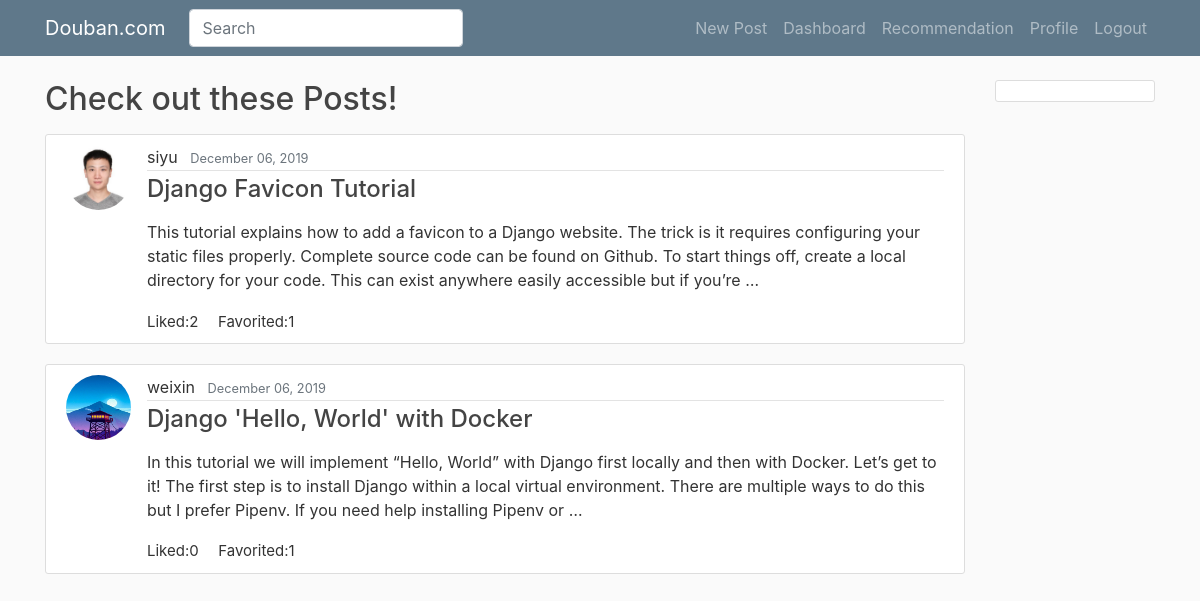
Screenshot of /recommendation/ (signed in) with the database file from the repository.
### douban/models.py (models this page shows, shortened)
class Post(models.Model):
    title = models.CharField(max_length=100)
    content = models.TextField()
    likes = models.ManyToManyField(User, related_name="Post_likes",blank=True)
    favorites = models.ManyToManyField(User, related_name="Post_favorites",blank=True)
    date_posted = models.DateTimeField(default=timezone.now)
    author = models.ForeignKey(User, on_delete=models.CASCADE)
    tags = TaggableManager(blank=True)

### users/models.py (models this page shows, shortened)
class Profile(models.Model):
    user = models.OneToOneField(User, on_delete=models.CASCADE)
    image = models.ImageField(default='default.jpg', upload_to = 'profile_pics')

### users/views.py (the view)
# urls.py: path('recommendation/', user_views.recommendation, name='recommendation'),
@login_required
def recommendation(request):
    username = request.user
    posts = Post.objects.all()
    original_user = User.objects.filter(username=username).first()
    user_set = User.objects.all()
    others = dict()
    for user in user_set:
        if user != original_user:
            others[user] = others.get(user, 0) + 1
            for post in posts:
                if post.likes.filter(username=user).exists() and post.likes.filter(username=original_user).exists():
                    others[user] += 1
                if post.favorites.filter(username=user).exists() and post.favorites.filter(username=original_user).exists():
                    others[user] += 2
    others_list = []
    others_list = sorted(others.items(), key=operator.itemgetter(1), reverse=True)
    similar_user = others_list[0][0]
    r_user = User.objects.filter(username=similar_user).first()
    list_of_post_ids = []
    for post in posts:
        if post.favorites.filter(username=similar_user).exists():
            if not post.favorites.filter(username=original_user).exists():
                list_of_post_ids.append(post.id)
    queryset = Post.objects.filter(id__in=list_of_post_ids)
    context = {
        'posts':queryset,
    }
    return render(request, 'users/recommendation.html', context)

### users/templates/users/recommendation.html (shortened to what this page needs)
{% extends "douban/base.html" %}
{% block content %}
	<h2 class="mb-3">{{ view.kwargs.username }} Check out these Posts!</h2>
	{% for post in posts %}
	<article class="media content-section">
			<img class="rounded-circle article-img" src="{{ post.author.profile.image.url }}">
			<div class="media-body">
			  <div class="article-metadata">
				<a class="mr-2">{{ post.author }}</a>
				<small class="text-muted">{{ post.date_posted|date:"F d, Y" }}</small>
			  </div>
			  <h4><a class="article-title" href="{% url 'post-detail' post.id %}">{{ post.title }}</a></h4>
			  <p class="article-content">{{ post.content|safe|truncatewords:"50"|linebreaks }}</p>
			  <div class="button_container">
				<div class="button">
				  <div id="like-section">
					  Liked:{{ post.likes.count }}
				  </div>
				</div>
				<div class="button">
				  <div id="like-section">
					  Favorited:{{ post.favorites.count }}
				  </div>
				</div>
			  </div>
			</div>
		  </article>
		{% endfor %}
{% endblock content %}

### douban/static/douban/main.css (style rules this page uses)
body { background: #fafafa; color: #333333; margin-top: 5rem; }
h1, h2, h3, h4, h5, h6 { color: #444444; }
.content-section { background: #ffffff; padding: 10px 20px; border: 1px solid #dddddd; border-radius: 3px; margin-bottom: 20px; }
.article-title { color: #444444; }
.article-content { white-space: pre-line; }
.article-img { height: 65px; width: 65px; margin-right: 16px; }
.article-metadata { padding-bottom: 1px; margin-bottom: 4px; border-bottom: 1px solid #e3e3e3 }
.button { display: inline-block; padding-inline-end: 15px; font-size: 15px; vertical-align: middle; }

### rows the page displays
Post: author.profile.image (picture), author "siyu", date_posted "December 06, 2019", title "Django Favicon Tutorial", content "This tutorial explains how to add a favicon to a Django website. The trick is it requires configuring your static files properly. Complete source code can be found on Github. To start things off, create a local directory for your code. This can exist anywhere easily accessible but if you’re …", likes.count "2", favorites.count "1"
Post: author.profile.image (picture), author "weixin", date_posted "December 06, 2019", title "Django 'Hello, World' with Docker", content "In this tutorial we will implement “Hello, World” with Django first locally and then with Docker. Let’s get to it! The first step is to install Django within a local virtual environment. There are multiple ways to do this but I prefer Pipenv. If you need help installing Pipenv or …", likes.count "0", favorites.count "1"
